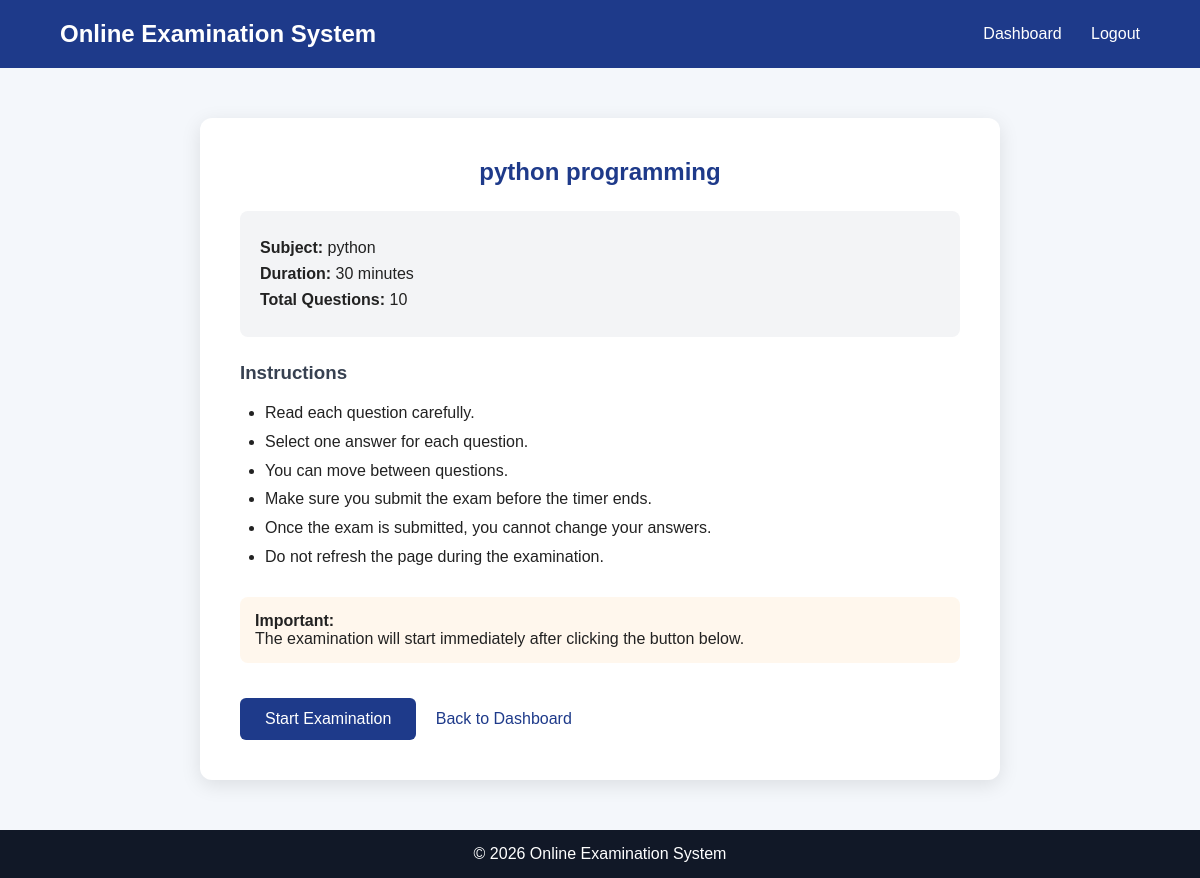
/instructions/1 (signed in), run on the app's committed database.
### tables this page shows
CREATE TABLE exams (
            id INTEGER PRIMARY KEY AUTOINCREMENT,
            title TEXT NOT NULL,
            subject TEXT NOT NULL,
            duration INTEGER NOT NULL,
            total_questions INTEGER NOT NULL
        );

### app.py (the view)
@app.route("/instructions/<int:exam_id>")
def instructions(exam_id):
    if "user_id" not in session:
        return redirect(url_for("login"))
    conn = get_db_connection()
    exam = conn.execute(
        "SELECT * FROM exams WHERE id = ?",
        (exam_id,)
    ).fetchone()
    conn.close()
    if not exam:
        return "Examination not found", 404
    return render_template(
        "instructions.html",
        exam=exam
    )

### app.py (called while the page is built)
def get_db_connection():
    conn = sqlite3.connect(DATABASE)
    conn.row_factory = sqlite3.Row
    return conn

### templates/instructions.html (shortened to what this page needs)
<!DOCTYPE html>
<html lang="en">
<head>
    <link rel="stylesheet"
          href="{{ url_for('static', filename='css/style.css') }}">
</head>
<body>
<header>
    <h1>Online Examination System</h1>
    <nav>
        <a href="/dashboard">Dashboard</a>
        <a href="/logout">Logout</a>
    </nav>
</header>
<main class="instructions-container">
    <div class="instruction-card">
        <h2>{{ exam["title"] }}</h2>
        <div class="exam-details">
            <p>
                <strong>Subject:</strong>
                {{ exam["subject"] }}
            </p>
            <p>
                <strong>Duration:</strong>
                {{ exam["duration"] }} minutes
            </p>
            <p>
                <strong>Total Questions:</strong>
                {{ exam["total_questions"] }}
            </p>
        </div>
        <h3>Instructions</h3>
        <ul>
            <li>Read each question carefully.</li>
            <li>Select one answer for each question.</li>
            <li>You can move between questions.</li>
            <li>Make sure you submit the exam before the timer ends.</li>
            <li>Once the exam is submitted, you cannot change your answers.</li>
            <li>Do not refresh the page during the examination.</li>
        </ul>
        <div class="instruction-warning">
            <strong>Important:</strong>
            <p>
                The examination will start immediately after
                clicking the button below.
            </p>
        </div>
        <a href="/exam/{{ exam['id'] }}" class="btn start-exam-btn">
            Start Examination
        </a>
        <a href="/dashboard" class="back-btn">
            Back to Dashboard
        </a>
    </div>
</main>
<footer>
    <p>
        © 2026 Online Examination System
    </p>
</footer>
</body>
</html>

### static/css/style.css (style rules this page uses)
* { margin: 0; padding: 0; box-sizing: border-box; }
body { font-family: Arial, sans-serif; background: #f4f7fb; color: #222; }
header { background: #1e3a8a; color: white; padding: 20px 60px; display: flex; justify-content: space-between; align-items: center; }
header h1 { font-size: 24px; }
nav a { color: white; text-decoration: none; margin-left: 25px; }
.btn { background: #1e3a8a; color: white; padding: 12px 25px; text-decoration: none; border-radius: 6px; }
footer { text-align: center; padding: 15px; background: #111827; color: white; }
.instructions-container { width: 90%; max-width: 800px; margin: 50px auto; }
.instruction-card { background: white; padding: 40px; border-radius: 12px; box-shadow: 0 5px 20px rgba(0, 0, 0, 0.1); }
.instruction-card h2 { color: #1e3a8a; margin-bottom: 25px; text-align: center; }
.exam-details { background: #f3f4f6; padding: 20px; border-radius: 8px; margin-bottom: 25px; }
.exam-details p { margin: 8px 0; }
.instruction-card h3 { color: #374151; margin-bottom: 15px; }
.instruction-card ul { padding-left: 25px; line-height: 1.8; }
.instruction-warning { margin: 25px 0; padding: 15px; background: #fff7ed; border-radius: 8px; }
.start-exam-btn { display: inline-block; margin-top: 10px; }
.back-btn { display: inline-block; margin-left: 15px; color: #1e3a8a; text-decoration: none; }

### data on the page
exams: title "python programming", subject "python", duration "30", total_questions "10"
